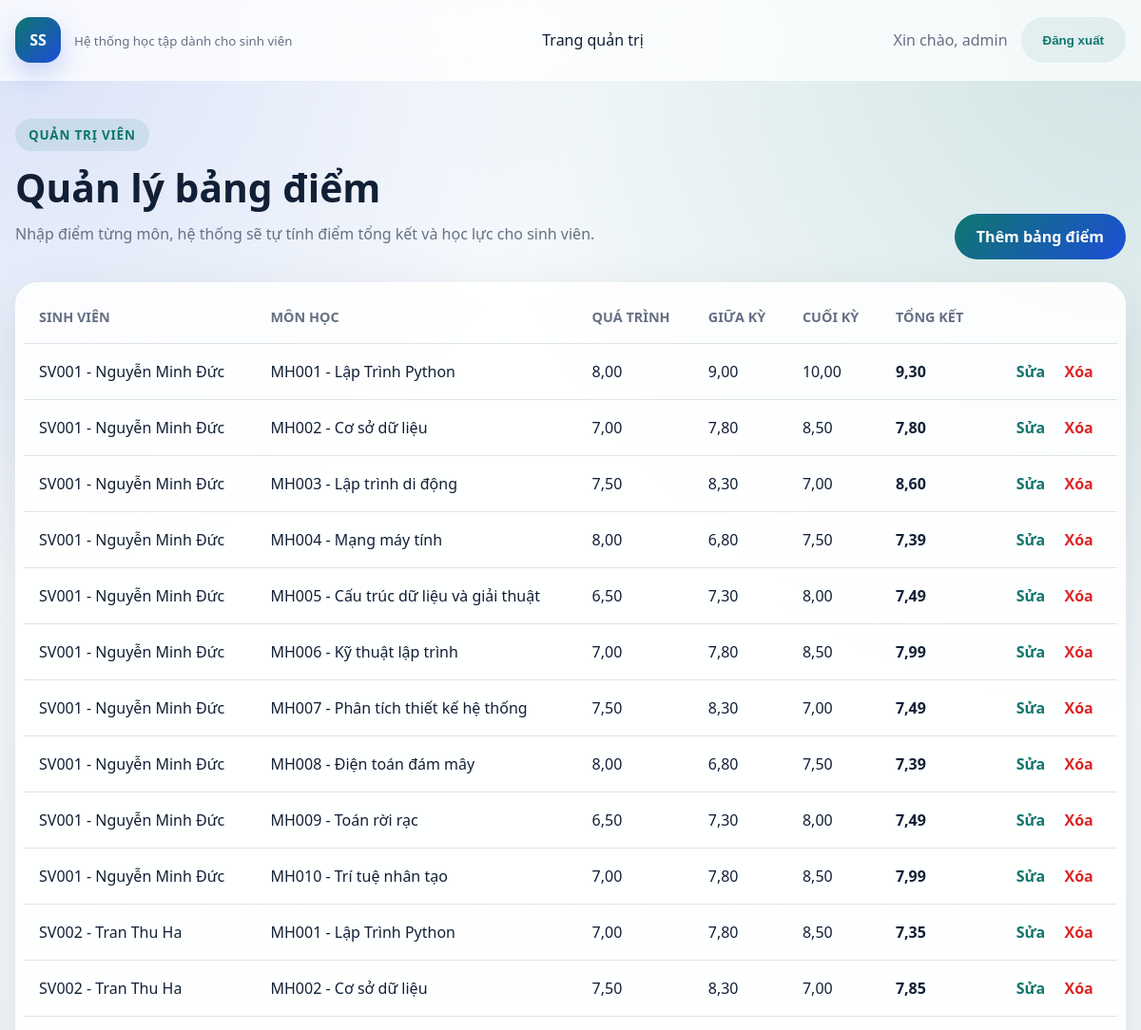
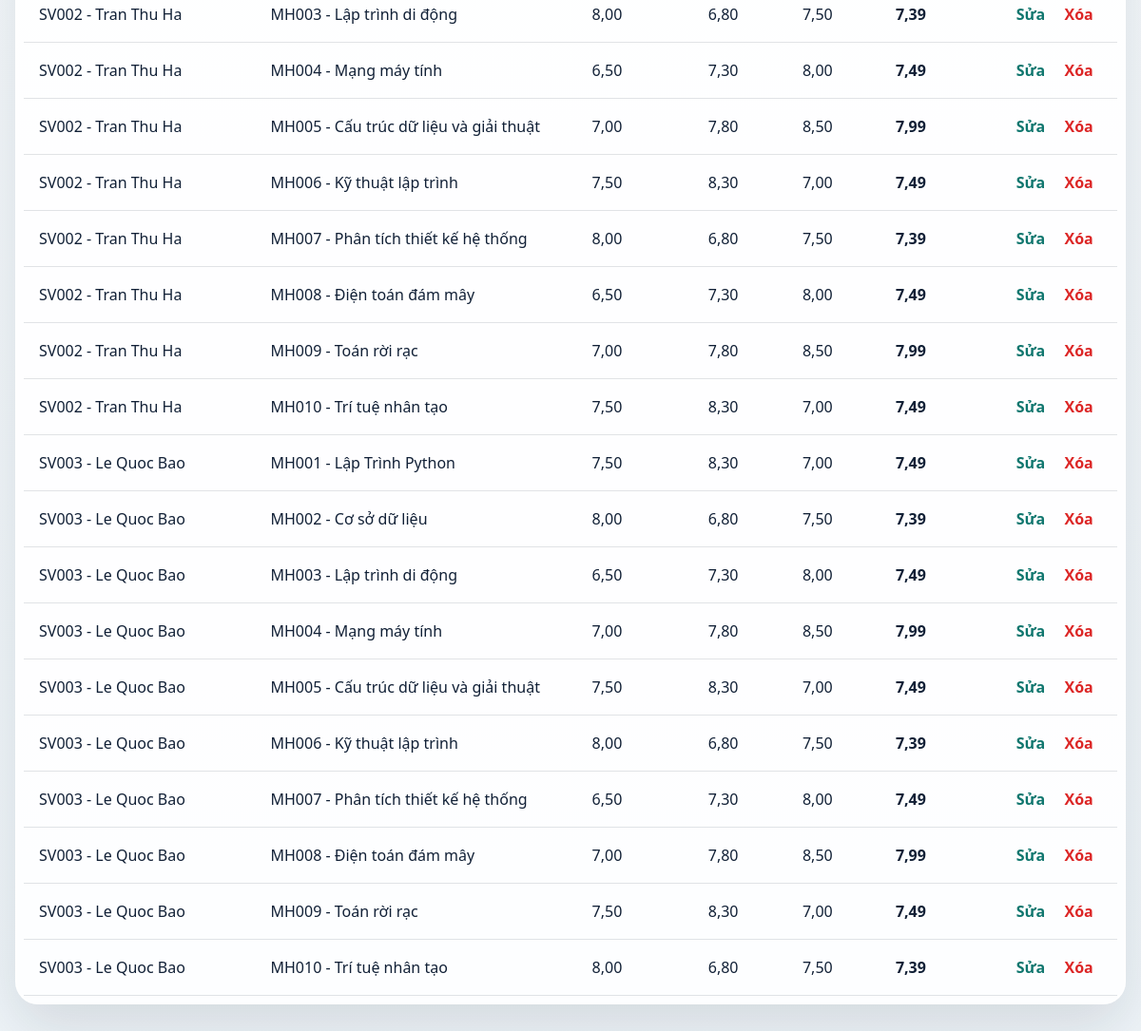
Page /scores/ (signed in) on the earlier database version (2 pictures, top to bottom).
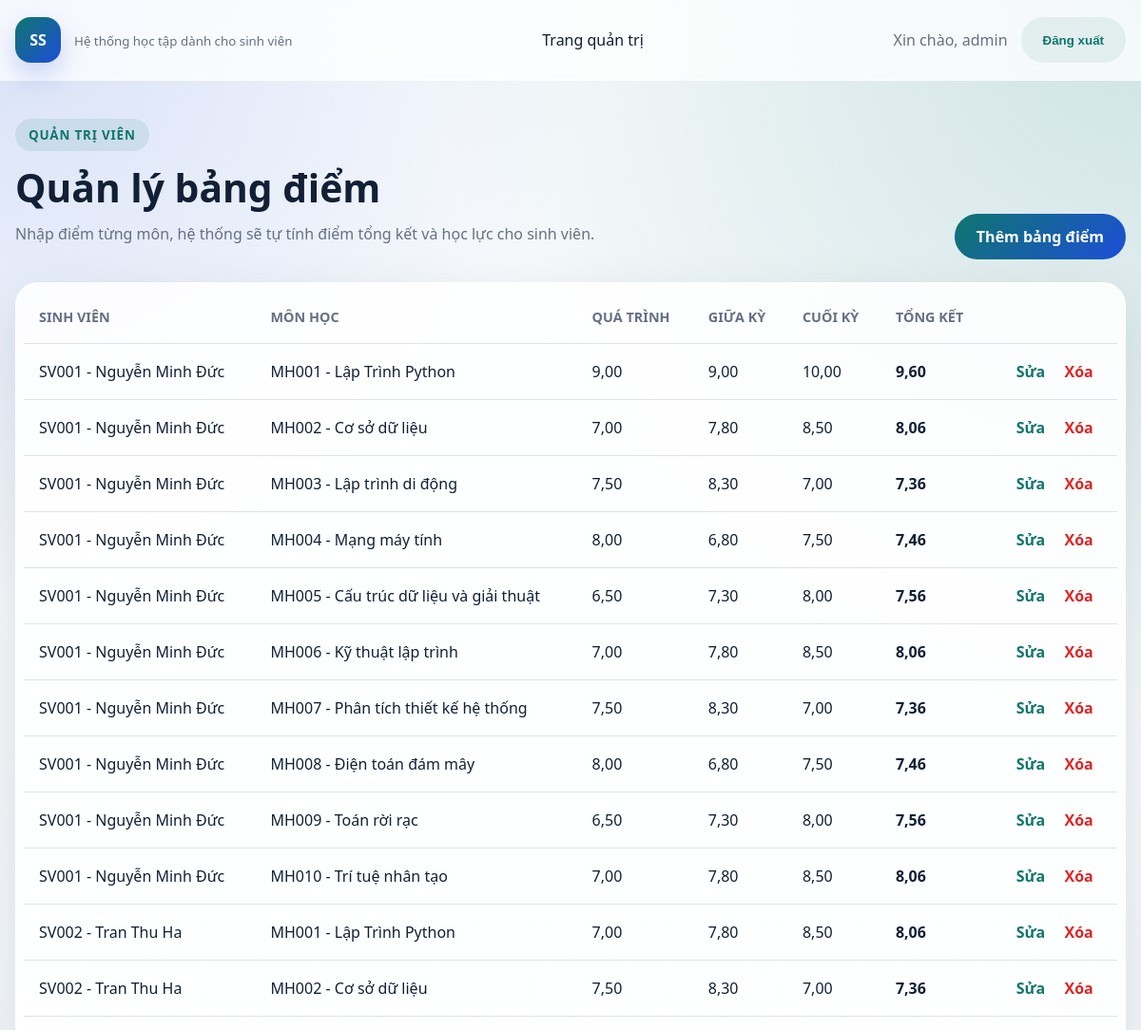
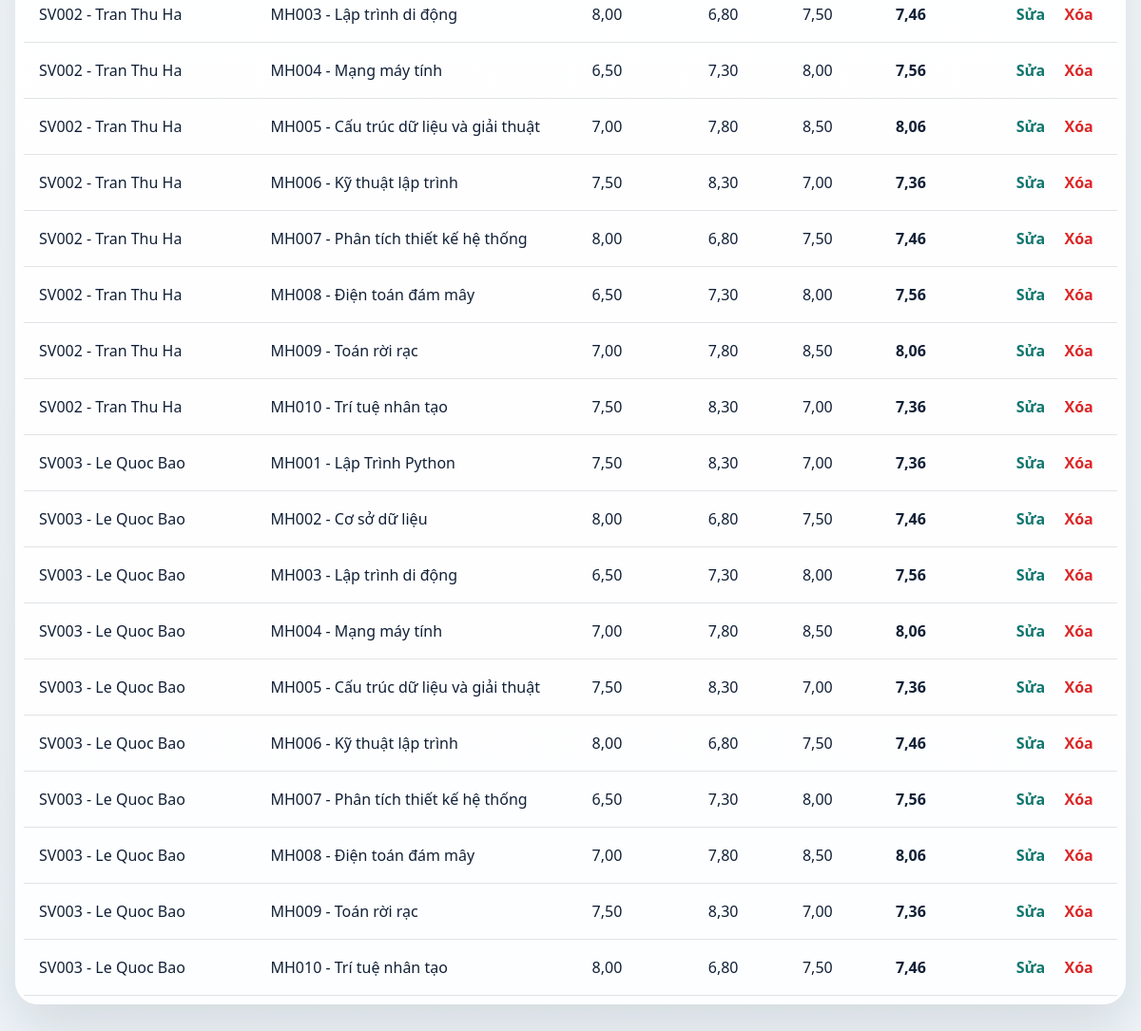
Same page on the later database version (2 pictures, top to bottom).
### students/models.py (models this page shows, shortened)
class Score(models.Model):
    score_validators = [MinValueValidator(0), MaxValueValidator(10)]
    student = models.ForeignKey(
        Student,
        on_delete=models.CASCADE,
        related_name="scores",
        verbose_name="Sinh vien",
    )
    subject = models.ForeignKey(
        Subject,
        on_delete=models.CASCADE,
        related_name="scores",
        verbose_name="Mon hoc",
    )
    attendance_score = models.DecimalField(
        max_digits=4,
        decimal_places=2,
        validators=score_validators,
        verbose_name="Diem qua trinh",
    )
    midterm_score = models.DecimalField(
        max_digits=4,
        decimal_places=2,
        validators=score_validators,
        verbose_name="Diem giua ky",
    )
    final_exam_score = models.DecimalField(
        max_digits=4,
        decimal_places=2,
        validators=score_validators,
        verbose_name="Diem cuoi ky",
    )
    final_score = models.DecimalField(
        max_digits=4,
        decimal_places=2,
        editable=False,
        verbose_name="Diem tong ket",
    )
    created_at = models.DateTimeField(auto_now_add=True)
    updated_at = models.DateTimeField(auto_now=True)
    class Meta:
        ordering = ["student__student_code", "subject__subject_code"]
        verbose_name = "Bang diem"
        verbose_name_plural = "Bang diem"
        constraints = [
            models.UniqueConstraint(
                fields=["student", "subject"],
                name="unique_student_subject_score",
            )
        ]

class Student(models.Model):
    GENDER_CHOICES = (
        ("M", "Nam"),
        ("F", "Nu"),
        ("O", "Khac"),
    )
    user = models.OneToOneField(
        settings.AUTH_USER_MODEL,
        on_delete=models.SET_NULL,
        null=True,
        blank=True,
        related_name="student_profile",
        verbose_name="Tài khoản đăng nhập",
    )
    student_code = models.CharField(max_length=20, unique=True, verbose_name="Ma sinh vien")
    full_name = models.CharField(max_length=100, verbose_name="Ho ten")
    date_of_birth = models.DateField(verbose_name="Ngay sinh")
    gender = models.CharField(max_length=1, choices=GENDER_CHOICES, verbose_name="Gioi tinh")
    class_name = models.CharField(max_length=50, verbose_name="Lop")
    email = models.EmailField(unique=True, verbose_name="Email")
    phone_number = models.CharField(max_length=20, blank=True, verbose_name="So dien thoai")
    address = models.CharField(max_length=255, blank=True, verbose_name="Dia chi")
    bio = models.TextField(blank=True, verbose_name="Gioi thieu ban than")
    avatar = models.FileField(upload_to="avatars/", blank=True, null=True, verbose_name="Anh dai dien")
    created_at = models.DateTimeField(auto_now_add=True)
    updated_at = models.DateTimeField(auto_now=True)
    class Meta:
        ordering = ["student_code"]
        verbose_name = "Sinh vien"
        verbose_name_plural = "Sinh vien"
    def __str__(self):
        return f"{self.student_code} - {self.full_name}"

class Subject(models.Model):
    subject_code = models.CharField(max_length=20, unique=True, verbose_name="Ma mon hoc")
    name = models.CharField(max_length=100, verbose_name="Ten mon hoc")
    credits = models.PositiveSmallIntegerField(verbose_name="So tin chi")
    created_at = models.DateTimeField(auto_now_add=True)
    updated_at = models.DateTimeField(auto_now=True)
    class Meta:
        ordering = ["subject_code"]
        verbose_name = "Mon hoc"
        verbose_name_plural = "Mon hoc"
    def __str__(self):
        return f"{self.subject_code} - {self.name}"

### students/views.py (the view)
# urls.py: path("scores/", views.ScoreListView.as_view(), name="score_list"),
class ScoreListView(StaffRequiredMixin, ListView):
    model = Score
    template_name = "students/score_list.html"
    context_object_name = "scores"
    def get_queryset(self):
        return (
            Score.objects.select_related("student", "subject")
            .order_by("student__student_code", "subject__subject_code")
        )

### students/views.py (called while the page is built)
    def test_func(self):
        return self.request.user.is_staff

### students/templates/students/score_list.html (shortened to what this page needs)
{% extends "students/base.html" %}
{% block content %}
<section class="section-header">
    <div>
        <span class="eyebrow">Quản trị viên</span>
        <h1>Quản lý bảng điểm</h1>
        <p>Nhập điểm từng môn, hệ thống sẽ tự tính điểm tổng kết và học lực cho sinh viên.</p>
    </div>
    <a class="primary-button" href="{% url 'students:score_add' %}">Thêm bảng điểm</a>
</section>
<section class="panel">
    <div class="table-wrap">
        <table class="data-table">
            <thead>
                <tr>
                    <th>Sinh viên</th>
                    <th>Môn học</th>
                    <th>Quá trình</th>
                    <th>Giữa kỳ</th>
                    <th>Cuối kỳ</th>
                    <th>Tổng kết</th>
                    <th></th>
                </tr>
            </thead>
            <tbody>
                {% for score in scores %}
                    <tr>
                        <td>{{ score.student }}</td>
                        <td>{{ score.subject }}</td>
                        <td>{{ score.attendance_score }}</td>
                        <td>{{ score.midterm_score }}</td>
                        <td>{{ score.final_exam_score }}</td>
                        <td><strong>{{ score.final_score }}</strong></td>
                        <td class="actions-cell">
                            <a class="table-link" href="{% url 'students:score_edit' score.pk %}">Sửa</a>
                            <a class="table-link danger" href="{% url 'students:score_delete' score.pk %}">Xóa</a>
                        </td>
                    </tr>
                {% empty %}
                    <tr>
                        <td colspan="7" class="empty-state">Chưa có bảng điểm nào.</td>
                    </tr>
                {% endfor %}
            </tbody>
        </table>
    </div>
</section>
{% endblock %}

Differences in the rows shown:
changed Score (number 1 of 30 on the later page): attendance_score "8,00" → "9,00"; final_score "9,30" → "9,60"
changed Score (number 2 of 30 on the later page): final_score "7,80" → "8,06"
changed Score (number 3 of 30 on the later page): final_score "8,60" → "7,36"
changed Score (number 4 of 30 on the later page): final_score "7,39" → "7,46"
changed Score (number 5 of 30 on the later page): final_score "7,49" → "7,56"
changed Score (number 6 of 30 on the later page): final_score "7,99" → "8,06"
changed Score (number 7 of 30 on the later page): final_score "7,49" → "7,36"
changed Score (number 8 of 30 on the later page): final_score "7,39" → "7,46"
changed Score (number 9 of 30 on the later page): final_score "7,49" → "7,56"
changed Score (number 10 of 30 on the later page): final_score "7,99" → "8,06"
changed Score (number 11 of 30 on the later page): final_score "7,35" → "8,06"
changed Score (number 12 of 30 on the later page): final_score "7,85" → "7,36"
changed Score (number 13 of 30 on the later page): final_score "7,39" → "7,46"
changed Score (number 14 of 30 on the later page): final_score "7,49" → "7,56"
changed Score (number 15 of 30 on the later page): final_score "7,99" → "8,06"
changed Score (number 16 of 30 on the later page): final_score "7,49" → "7,36"
changed Score (number 17 of 30 on the later page): final_score "7,39" → "7,46"
changed Score (number 18 of 30 on the later page): final_score "7,49" → "7,56"
changed Score (number 19 of 30 on the later page): final_score "7,99" → "8,06"
changed Score (number 20 of 30 on the later page): final_score "7,49" → "7,36"
changed Score (number 21 of 30 on the later page): final_score "7,49" → "7,36"
changed Score (number 22 of 30 on the later page): final_score "7,39" → "7,46"
changed Score (number 23 of 30 on the later page): final_score "7,49" → "7,56"
changed Score (number 24 of 30 on the later page): final_score "7,99" → "8,06"
changed Score (number 25 of 30 on the later page): final_score "7,49" → "7,36"
changed Score (number 26 of 30 on the later page): final_score "7,39" → "7,46"
changed Score (number 27 of 30 on the later page): final_score "7,49" → "7,56"
changed Score (number 28 of 30 on the later page): final_score "7,99" → "8,06"
changed Score (number 29 of 30 on the later page): final_score "7,49" → "7,36"
changed Score (number 30 of 30 on the later page): final_score "7,39" → "7,46"
